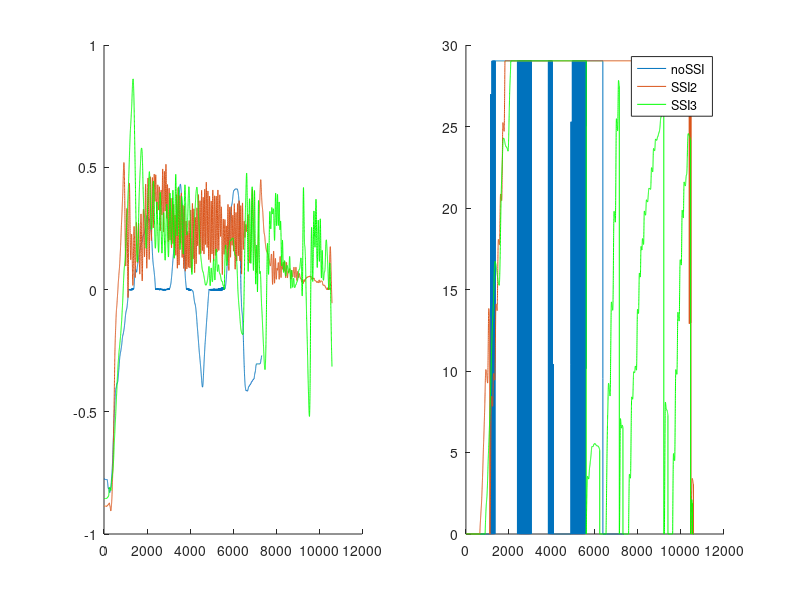
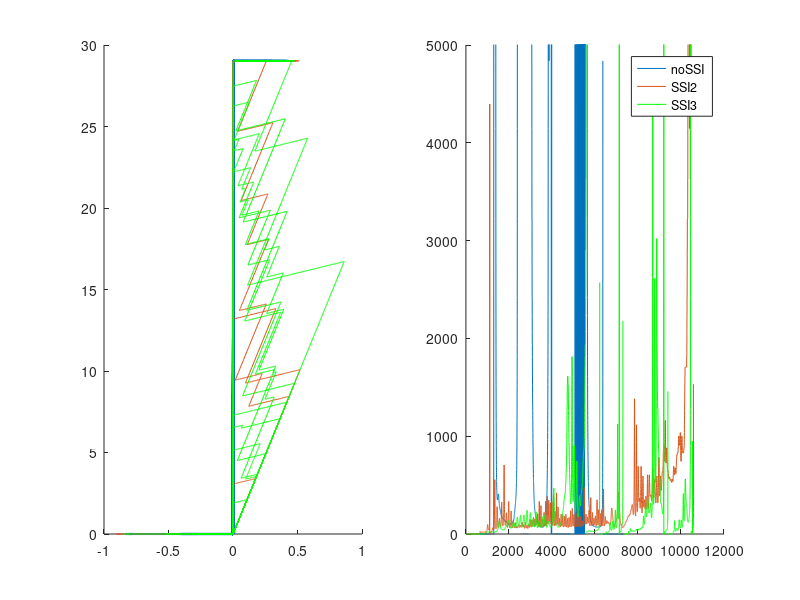

These figures' MATLAB source, in order:
% SSI virtual environment data processing

%% load data
SSI_data = load("Ke3_Kv015.txt"); % Kv = 0.15 A/rad, alpha = 1*Kv, beta = 0.5*Kv, note: if f_SSI>fe, f = fe
noSSI_data = load("Ke3.txt"); % Ke = 3 A/rad

noSSI_data_2 = load("Ke1000.txt"); % Ke = 1000 A/rad
SSI_data_2 = load("Ke1000_Kv1.txt"); % Ke = 1000, Kv = 1, note: if f_SSI>fe, f = fe
SSI_data_3 = load("Ke1000_Kv1_nocap.txt"); % Ke = 1000, Kv = 1, no cap on SSI stiffness

% data format: [x*1000, f*1000, fe*1000, Id*1000, U1, Kdisp*1000]

%% scale data
SSI_data(:,1:4) = SSI_data(:,1:4)/1000; 
SSI_data(:,6) = SSI_data(:,6)/1000; 
noSSI_data(:,1:4) = noSSI_data(:,1:4)/1000;
noSSI_data(:,6) = noSSI_data(:,6)/1000; 

SSI_data_2(:,1:4) = SSI_data_2(:,1:4)/1000; 
SSI_data_2(:,6) = SSI_data_2(:,6)/1000; 
SSI_data_3(:,1:4) = SSI_data_3(:,1:4)/1000; 
SSI_data_3(:,6) = SSI_data_3(:,6)/1000; 
noSSI_data_2(:,1:4) = noSSI_data_2(:,1:4)/1000;
noSSI_data_2(:,6) = noSSI_data_2(:,6)/1000; 

Imax = 1.5; % A
kt = 19.4; % in mNm/A
SSI_data(:,5) = ((SSI_data(:,5)-5000)/4000)*Imax*kt; % commanded T in mNm
noSSI_data(:,5) = ((noSSI_data(:,5)-5000)/4000)*Imax*kt;

SSI_data_2(:,5) = ((SSI_data_2(:,5)-5000)/4000)*Imax*kt;
SSI_data_3(:,5) = ((SSI_data_3(:,5)-5000)/4000)*Imax*kt;
noSSI_data_2(:,5) = ((noSSI_data_2(:,5)-5000)/4000)*Imax*kt;

%% plot the plots

% figure; subplot(1,2,1); hold on;
% plot(SSI_data(1:11100,1));
% plot(noSSI_data(1:4750,1)); 
% hold off;
% subplot(1,2,2); hold on;
% plot(SSI_data(1:11100,5));
% plot(SSI_data(1:11100,2)*kt);
% plot(noSSI_data(1:4750,5));
% plot(noSSI_data(1:4750,3)*kt);
% hold off;
% 
% figure; subplot(1,2,1); hold on;
% plot(SSI_data(1:11100,1),SSI_data(1:11100,5));
% plot(noSSI_data(1:4750,1),noSSI_data(1:4750,5));
% hold off;
% subplot(1,2,2); hold on;
% plot(SSI_data(1:11100,5)./SSI_data(1:11100,1));
% plot(noSSI_data(1:4750,5)./noSSI_data(1:4750,1));
% hold off;

figure; subplot(1,2,1); hold on;
plot(noSSI_data_2(:,1)); 
plot(SSI_data_2(1:10600,1));
plot(SSI_data_3(1:10600,1),'g');
hold off;
subplot(1,2,2); hold on;
plot(noSSI_data_2(:,5));
% plot(noSSI_data_2(:,3)*kt);
plot(SSI_data_2(1:10600,5));
% plot(SSI_data_2(1:10600,2)*kt);
plot(SSI_data_3(1:10600,5),'g');
% plot(SSI_data_3(1:10600,2)*kt);
hold off; legend('noSSI','SSI2','SSI3');

figure; subplot(1,2,1); hold on;
plot(noSSI_data_2(:,1),noSSI_data_2(:,5),'LineWidth',1.5);
plot(SSI_data_2(1:10600,1),SSI_data_2(1:10600,5));
plot(SSI_data_3(1:10600,1),SSI_data_3(1:10600,5),'g');
hold off;
subplot(1,2,2); hold on;
plot(noSSI_data_2(:,5)./noSSI_data_2(:,1));
plot(SSI_data_2(1:10600,5)./SSI_data_2(1:10600,1));
plot(SSI_data_3(1:10600,5)./SSI_data_3(1:10600,1),'g');
hold off; legend('noSSI','SSI2','SSI3'); ylim([0, 5000]);

